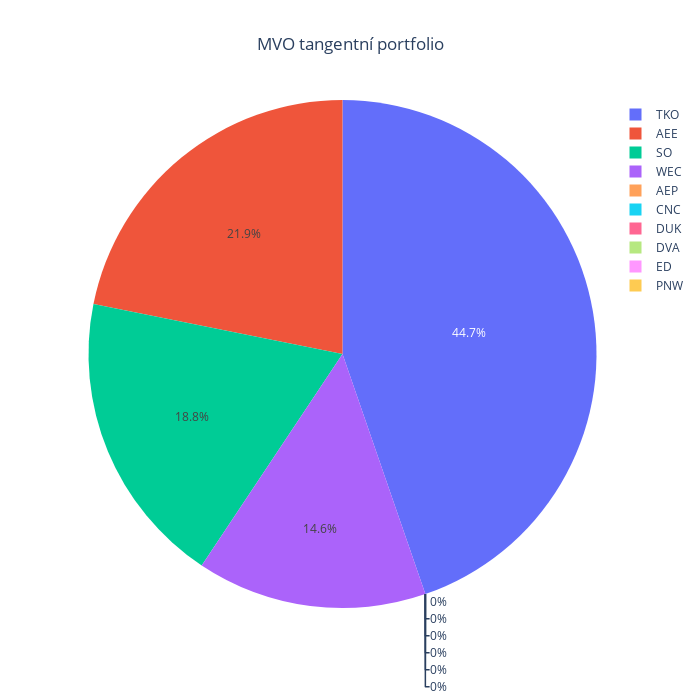

Notebook code cell kept with this figure:
### Code cell
weightsMVOTangent = MVOTangentPortfolio(prices = prices)
weightsPlot(weightsMVOTangent, title = "MVO tangentní portfolio")

### Figure 1 — Plotly figure (JSON) as saved in the notebook; plotly's stock layout.template omitted (floating-point values rounded to 4 significant figures)
{"data": [{"labels": ["AEE", "AEP", "CNC", "DUK", "DVA", "ED", "PNW", "SO", "TKO", "WEC"], "type": "pie", "values": [0.2185, 0, 0, 0, 0, 0, 0, 0.188, 0.4471, 0.1464]}], "layout": {"height": 700, "title": {"text": "MVO tangentní portfolio", "x": 0.5}, "width": 700}}
